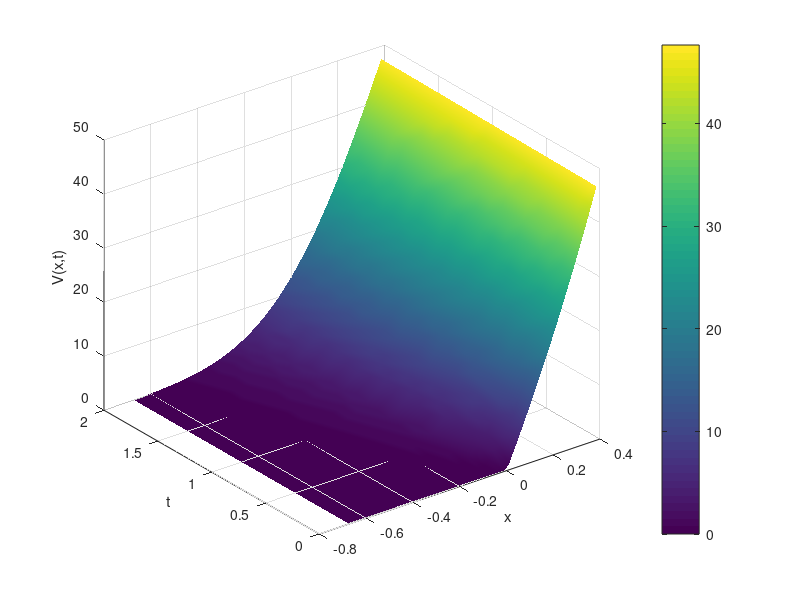
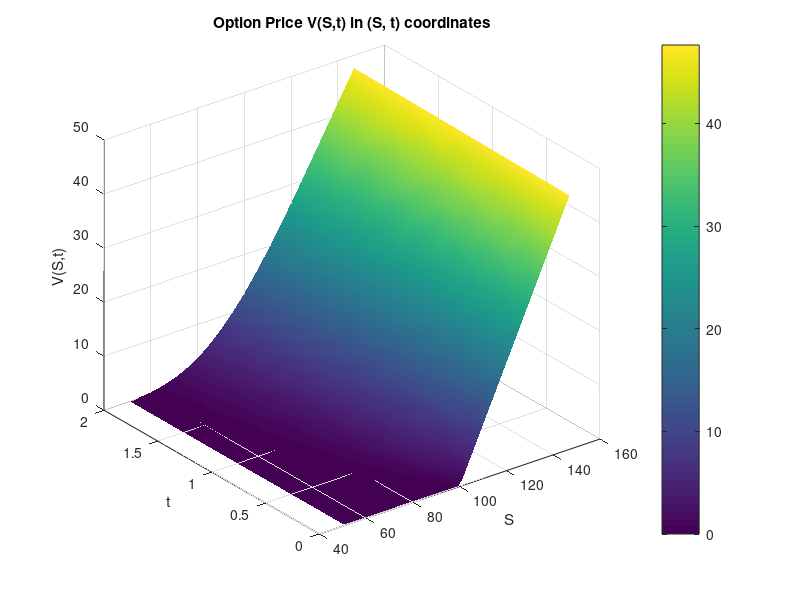

Reproduce these figures in MATLAB, in order. (Note: this script raises an error after producing the figures.)
clc;
clear all;
close all;

%% BSE 
% dV/dt = (sigma)^2/2*d^2V/dx^2 + (r-sigma^2/2)dV/dx -rV
% E =100;
% t = [0,T-0.01] T=1
% x =[ln2,ln3/2]
% B.C V(x (min), t )= max(Ee^x(min)-E,0)=100
% B.C V(x (max), t )= max(Ee^x(max)-E,0)=50
% I.C V(x, 0 ) = max(Ee^x-E,0);

%tetta scheme : M u(t) = (sigma^2/2)Ku+(r-sigma^2/2)Nu-rMu 
x1 = log(0.5);
x2 = log(1.5);
Nx = 53;
dx = (x2 - x1) / Nx;
x = linspace(x1, x2, Nx+1);  
h = diff(x);

sigma = 0.2;
r= 0.02;

t1 = 0;
t2 = 2;
Nt =20;
dt = (t2 - t1) / Nt;
t = linspace(t1, t2, Nt+1);

%% Matrices C K M for only inner points 
K = zeros(Nx+1, Nx+1);
M = zeros(Nx+1, Nx+1);
C = zeros(Nx+1, Nx+1);

for i = 2:Nx
    %
    K(i,i) = -(1/dx + 1/dx);
    K(i,i+1) = 1/h(i);
    K(i,i-1) = 1/h(i-1);

    % 
    M(i,i) = (h(i-1) + h(i)) / 3;
    M(i,i+1) = h(i) / 6;
    M(i,i-1) = h(i-1) / 6;

    % 
    C(i,i-1) = +1/(2*dx);
    C(i,i+1) = -1/(2*dx);
end

%% Initial condition
E =100;

x_inner = x(2:end-1);  % Exclude boundaries
f = max((E * exp(x_inner) - E), 0);
u=f';
u_all = zeros(Nx-1, Nt+1);
u_all(:, 1) = u;

%% Boundary condition vectors
BC1 = max(E*exp(min(x))-E,0);
BC2 = max(E*exp(max(x))-E,0);

K = K(2:Nx,2:Nx);
M = M(2:Nx,2:Nx);
C = C(2:Nx,2:Nx);

BCK = zeros(Nx-1,1);
BCM = zeros(Nx-1,1);
BCC = zeros(Nx-1,1);

BCK(1,:) = 1/dx*BC1*(sigma^2/2);
BCK(end,:) = 1/dx*BC2*(sigma^2/2);

BCM(1,:) = r*(dx/6)*BC1;
BCM(end,:) = r*(dx/6)*BC2;

BCC(1,:) = 1/(2)*BC1*(r-sigma^2/2);
BCC(end,:) = -(r-sigma^2/2)*1/(2)*BC2;


%tetta scheme : M u(t) = (sigma^2/2)Ku+(r-sigma^2/2)Nu-rMu 
%% Tetta scheme
theta = 0.5;
A = M - theta*dt*((sigma^2)/2)*K -theta*dt*(r-((sigma^2)/2))*C +theta*dt*r*M;
B = M + (1-theta)*dt*((sigma^2)/2)*K +(1-theta)*dt*(r-((sigma^2)/2))*C -(1-theta)*dt*r*M;
for n = 1:Nt
    bc = BCK-BCM+BCC;
    b = (B * u)+bc*dt;
    
    u_next = A \ b;
    
    
   
    
    
    u = u_next;
    
   
    u_all(:, n+1) = u;
end
% Построение графика
figure;
[X, T_grid] = meshgrid(x(2:Nx), t); % Сетка (x, t)
surf(X, T_grid, u_all');  % u_all транспонируем, чтобы строки — время
xlabel('x');
ylabel('t');
zlabel('V(x,t)');
shading interp;
colorbar;

S_full = E * exp(x);  % Включая граничные точки
U_full = [BC1 * ones(1, Nt+1); u_all; BC2 * ones(1, Nt+1)];
disp(f);

% Построение графика в координатах S и t
figure;
S = E * exp(x(2:Nx));             % Преобразуем x в реальные значения актива S
[S_grid, T_grid] = meshgrid(S, t); 
surf(S_grid, T_grid, u_all');     % u_all транспонируем, чтобы строки — время
xlabel('S');
ylabel('t');
zlabel('V(S,t)');
title('Option Price V(S,t) in (S, t) coordinates');
shading interp;
colorbar;


K = 100;          
     
T_max = 1;        



S = linspace(1\2*K, 3\2*K, Nx + 1);       
T = linspace(0.01, T_max, Nt + 1);

[S, T] = meshgrid(S, T);

d1 = (log(S ./ K) + (r + 0.5 * sigma^2) .* T) ./ (sigma .* sqrt(T));
d2 = d1 - sigma .* sqrt(T);

price = S .* normCDF(d1) - K * exp(-r .* T) .* normCDF(d2);

figure;
surf(S, T, price);
xlabel('Stock Price S');
ylabel('Time to Maturity T');
zlabel('Option Price');

% Пользовательская функция для вычисления CDF стандартного нормального распределения
function cdf = normCDF(x)
    % Аппроксимация с использованием функции ошибок (error function)
    cdf = 0.5 * (1 + erf(x / sqrt(2)));
end


S_grid_analytical = E * exp(x(2:Nx));     % Только внутренние узлы
T_grid_analytical = t;                   % Временная сетка

[SS, TT] = meshgrid(S_grid_analytical, T_grid_analytical);   % сетка (S, T)
d1 = (log(SS / E) + (r + 0.5 * sigma^2) .* (t2 - TT)) ./ (sigma * sqrt(t2 - TT));
d2 = d1 - sigma * sqrt(t2 - TT);

d1(TT == t2) = 0;
d2(TT == t2) = 0;

V_exact = SS .* normCDF(d1) - E * exp(-r * (t2 - TT)) .* normCDF(d2);


V_numeric = u_all';   % u_all: строки — время, столбцы — x
error_matrix = abs(V_numeric - V_exact);